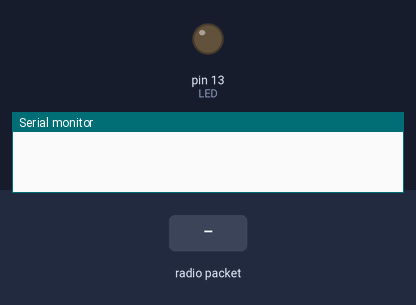
The sketch below on a simulated Arduino Uno, built with avr-gcc and run on an emulated ATmega328P. On the bench: output pins drawn as LEDs (lit = HIGH), the last lines printed to the serial monitor. The test bench sets the inputs (shaded band). No radio packets arrive unless stated.

Above: at 1.2 s.
1.3 s: radio packet "1" arrives
At 1.7 s:
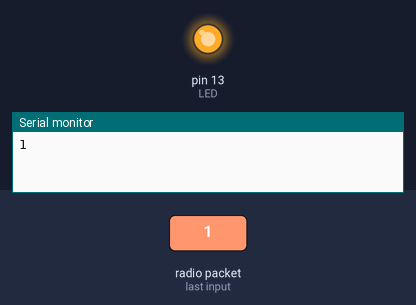
Timing chart, 0 to 4.3 s (numbered marks = the images above; inputs shaded):
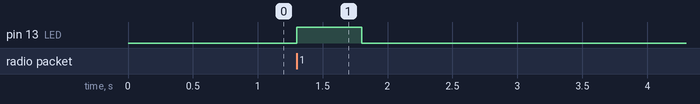

Measured:
- after the input at 1.3 s, pin 13 (LED): LOW → HIGH at once, → LOW 0.50 s later

The sketch:

master_node.ino
```cpp
#include <SPI.h>
#include <LoRa.h>

//#define debug

#define SS 8                  //NSS pin def for lora lib, use "1" for older modules and "8" for new modules (they have clearer text on ATMEL chip)
#define DIO  7               //DIO 0  for lora lib
#define RESET  4             //RESET pin for lora radio
#define LED 13               //led for blinking on message receipt

unsigned long blink_timer = 0;
const unsigned long THRESH = 500;
bool blink_led = false;

void setup() {
  pinMode(LED, OUTPUT);
  digitalWrite(LED, LOW);
  Serial.begin(9600);
  //while (!Serial);

  //Serial.println("LoRa Receiver");
  LoRa.setPins(SS, RESET, DIO);

  if (!LoRa.begin(433E6)) { // initialise at 433MHz
    #ifdef debug
      Serial.println("Starting LoRa failed!");
    #endif
    while (1);
  }
}

void loop() {
  // try to parse packet
  int packetSize = LoRa.parsePacket();
  if (packetSize) {
    blink_led = true;
    #ifdef debug
      // received a packet
      Serial.print("Received packet '");
    #endif

    // read packet
    while (LoRa.available()) {
      Serial.print((char)LoRa.read());
    }
    //make newline and carriage return for python parsing
    Serial.println();
    #ifdef debug
      // print RSSI of packet
      Serial.print("' with RSSI ");
      Serial.println(LoRa.packetRssi());
    #endif
  }
  //blink on package receipt
  if (blink_led){
    if (blink_timer == 0){
      digitalWrite(LED, HIGH);
      blink_timer = millis();
    }
    if (millis() - blink_timer > THRESH){
      digitalWrite(LED, LOW);
      blink_timer = 0;
      blink_led = false;
    }
  }
}
```
